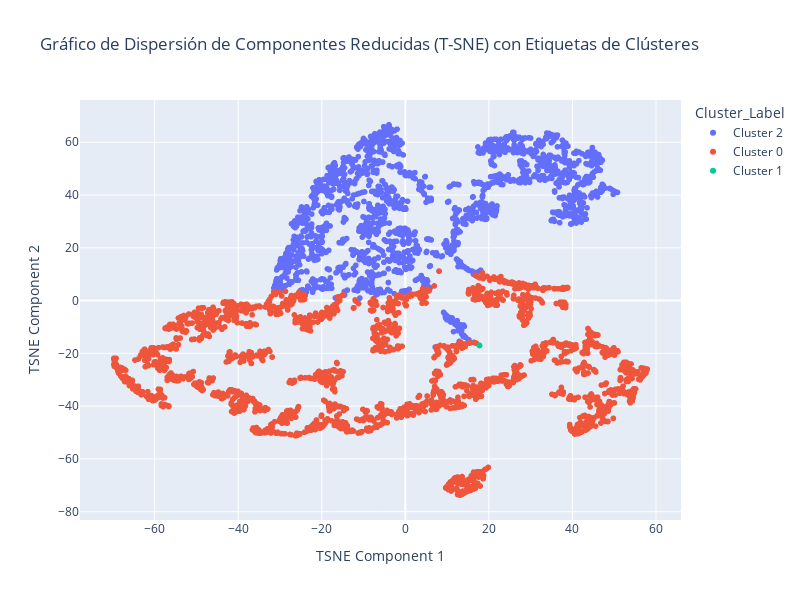

Notebook code for this chart:
### Markdown cell above
**Respuesta:**

### Code cell
import plotly.express as px

# Agregar las etiquetas de clústeres al DataFrame reduced_df
reduced_df['Cluster'] = labels

# Definir etiquetas personalizadas para los clusters
cluster_labels = {
    0: "Cluster 0",
    1: "Cluster 1",
    2: "Cluster 2"
    # Agrega etiquetas para otros clusters si es necesario
}

# Mapear las etiquetas personalizadas a los clusters
reduced_df['Cluster_Label'] = reduced_df['Cluster'].map(cluster_labels)

# Crear un gráfico de dispersión con etiquetas personalizadas
fig = px.scatter(
    reduced_df, x="Component 1", y="Component 2", color="Cluster_Label",
    title="Gráfico de Dispersión de Componentes Reducidas (T-SNE) con Etiquetas de Clústeres",
    labels={'Component 1': 'TSNE Component 1', 'Component 2': 'TSNE Component 2'},
    width=800, height=600
)

fig.show()

### Figure 1 — Plotly figure (JSON) as saved in the notebook; plotly's stock layout.template omitted (floating-point values rounded to 4 significant figures; data arrays with more than 128 entries replaced by an {"elided": "..."} marker saying what was removed)
{"data": [{"hovertemplate": "Cluster_Label=Cluster 2<br>TSNE Component 1=%{x}<br>TSNE Component 2=%{y}<extra></extra>", "legendgroup": "Cluster 2", "marker": {"color": "#636efa", "symbol": "circle"}, "mode": "markers", "name": "Cluster 2", "showlegend": true, "type": "scattergl", "x": {"elided": "1882 float values"}, "xaxis": "x", "y": {"elided": "1882 float values"}, "yaxis": "y"}, {"hovertemplate": "Cluster_Label=Cluster 0<br>TSNE Component 1=%{x}<br>TSNE Component 2=%{y}<extra></extra>", "legendgroup": "Cluster 0", "marker": {"color": "#EF553B", "symbol": "circle"}, "mode": "markers", "name": "Cluster 0", "showlegend": true, "type": "scattergl", "x": {"elided": "2430 float values"}, "xaxis": "x", "y": {"elided": "2430 float values"}, "yaxis": "y"}, {"hovertemplate": "Cluster_Label=Cluster 1<br>TSNE Component 1=%{x}<br>TSNE Component 2=%{y}<extra></extra>", "legendgroup": "Cluster 1", "marker": {"color": "#00cc96", "symbol": "circle"}, "mode": "markers", "name": "Cluster 1", "showlegend": true, "type": "scattergl", "x": [17.77, 17.7], "xaxis": "x", "y": [-17.03, -16.95], "yaxis": "y"}], "layout": {"height": 600, "legend": {"title": {"text": "Cluster_Label"}, "tracegroupgap": 0}, "title": {"text": "Gráfico de Dispersión de Componentes Reducidas (T-SNE) con Etiquetas de Clústeres"}, "width": 800, "xaxis": {"anchor": "y", "domain": [0, 1], "title": {"text": "TSNE Component 1"}}, "yaxis": {"anchor": "x", "domain": [0, 1], "title": {"text": "TSNE Component 2"}}}}
